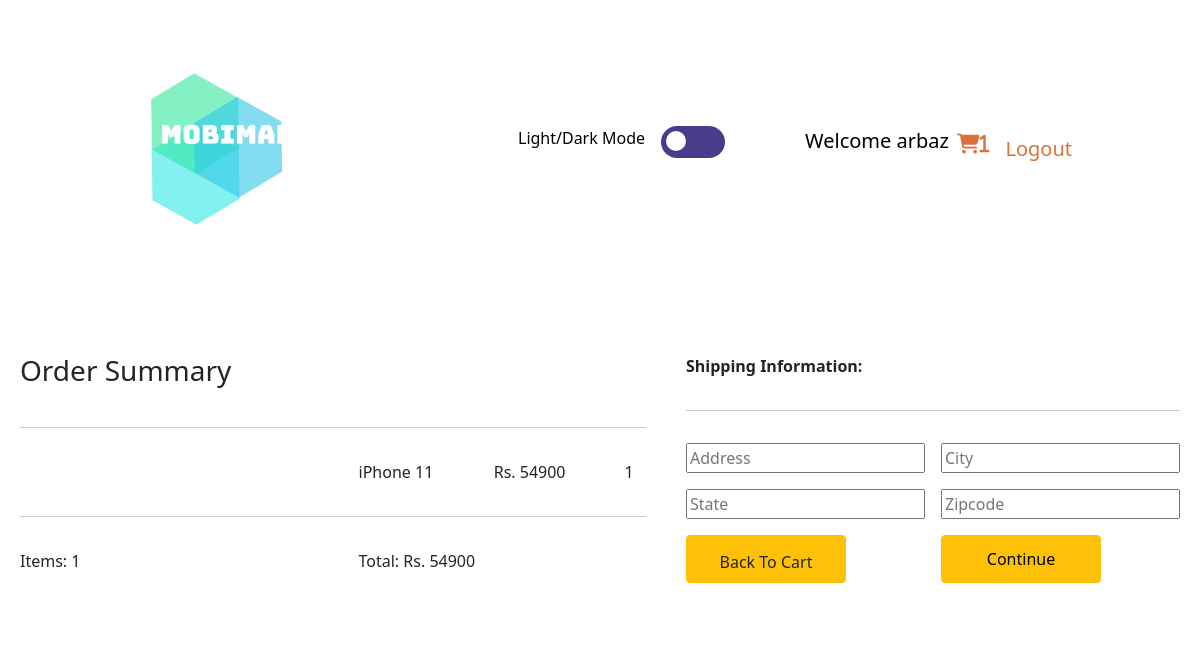
/checkout (signed in), run on the app's committed database.
### customer/models.py (models this page shows, shortened)
class Order(models.Model):
    customer = models.ForeignKey(Customer, on_delete=models.SET_NULL, blank = True, null = True)
    date_ordered = models.DateTimeField(auto_now_add=True)
    complete = models.BooleanField(default=False, null=True, blank=False)
    transaction_id = models.CharField(max_length=200,null=True)
    @property
    def get_cart_total(self):
        orderitems = self.orderitem_set.all()
        total = sum([item.get_total for item in orderitems])
        return total
    def get_cart_items(self):
        orderitems = self.orderitem_set.all()
        total = sum([item.quantity for item in orderitems])
        return total

class OrderItem(models.Model):
    product = models.ForeignKey(Product,on_delete=models.CASCADE, blank=True, null=True)
    order = models.ForeignKey(Order, on_delete=models.CASCADE, blank=True, null=True)
    quantity = models.IntegerField(default=0,null=True, blank=True)
    date_added = models.DateTimeField(auto_now_add=True)
    @property
    def get_total(self):
        total = self.product.price * self.quantity
        return total

class Product(models.Model):
    compName = models.CharField(max_length=30)
    mobName = models.CharField(max_length=50)
    link = models.CharField(max_length=1000)
    price = models.IntegerField()

### customer/views.py (the view)
# urls.py: path("checkout",views.checkout,name="checkout"),
def checkout(request):
    if request.user.is_authenticated:
        customer = request.user.customer
        order, created = Order.objects.get_or_create(customer=customer, complete=False)
        items = order.orderitem_set.all()
    else:
        items = []
        order = {'get_cart_total':0, 'get_cart_item': 0}
    context = {'items':items, 'order':order}
    return render(request,"checkout.html", context)

### templates/checkout.html (shortened to what this page needs)
{% extends 'base.html' %}
{% load static %}
{% block content %}
<div class="container-fluid center">
    <div class="row align-items-start">
        <div class="col first_col">
            <table class="table table-borderless">
                <tr>
                    <td colspan=1>
                        <h3>Order Summary</h3>
                    </td>
                </tr>
                <tr>
                    <td colspan=4>
                        <hr>
                    </td>
                </tr>
                {% for item in items %}
                <tr>
                    <td><img src="{{item.product.link}}" width="20%" alt=""></td>
                    <td>{{item.product.mobName}}</td>
                    <td>Rs. {{item.product.price}}</td>
                    <td>{{item.quantity}}</td>
                </tr>
                {% endfor %}
                <tr>
                    <td colspan=4>
                        <hr>
                    </td>
                </tr>
                <tr>
                    <td colspan="1">Items: {{order.get_cart_items}}</td>
                    <td colspan="3">Total: Rs. {{order.get_cart_total}}</td>
                </tr>
            </table>
    </div>
<div class="col">
<form id="form" action="">
    <table class="table table-borderless">
        <tr>
            <td colspan=2><b>Shipping Information:</b></td>
        </tr>
        <tr>
            <td colspan=2>
                <hr>
            </td>
        </tr>
        <tr>
            <td>
                <input type="text" name="address" placeholder="Address" autofocus>
            </td>
            <td>
                <input type="text" name="city" placeholder="City">
            </td>
        </tr>
        <tr>
            <td>
                <input type="text" name="state" placeholder="State">
            </td>
            <td>
                <input type="text" name="zipcode" placeholder="Zipcode">
            </td>
        </tr>
        <tr>
            <td>
                <button class="btn btn-warning"><a class="nav-link link-dark" href="cart">Back To Cart</a></button>
            </td>
            <td>
                <button type="submit" id="continue" class="btn btn-warning">Continue</button>
            </td>
        </tr>
    </table>
</form>
</div>
<div class="row">
</div>
{% endblock %}

### templates/base.html (shortened to what this page needs)
{% load static %}
<!DOCTYPE html>
<html lang="en">
<head>
    {% load static %}
    <link rel="stylesheet" href="{% static 'css/style.css' %}">
    <link href="https://cdn.jsdelivr.net/npm/bootstrap@5.0.0-beta1/dist/css/bootstrap.min.css" rel="stylesheet"
>
</head>
<body>
    <div class="themechange">
    <div class="title">
        <nav class="navbar navbar-expand-lg navbar-dark">
            <div class="container-fluid">
                <a href="/" class="navbar-brand"><img src="{% static 'images/Logo.png' %}" alt="Logo" srcset=""></a>
                <ul class="navbar-nav">
                    <p>Light/Dark Mode</p>
                        <div class="switch">
                            <span class="btn-toggle"></span>
                        </div>
                    {% if user.is_authenticated %}
                    <li class="nav-item">
                        Welcome {{user.first_name}}
                    </li>
                    <li class="nav-item">
                        <a href="cart"><i class="fas fa-shopping-cart nav-link">{{order.get_cart_items}}</i></a>
                    </li>
                    <li class="nav-item">
                        <a href="logout" class="nav-link">Logout</a>
                    </li>
                    {% endif %}
                </ul>
            </div>
        </nav>
    </div>
    {% block content %}
    {% endblock %}
    </div>
</body>
</html>

### static/css/style.css (style rules this page uses)
body { font-family: 'Roboto', sans-serif; }
.title { padding: 3% 9% 5%; }
.navbar-dark .navbar-nav .nav-link { color: #da723c !important; }
.themechange { background-color: white; color: black; }
.navbar { padding-bottom: 5%; }
.navbar-brand { font-size: 1.5rem; }
.nav-item { font-size: 1.25rem; }
.row { padding-top: 2%; }
.switch { display: flex; border-radius: 50px; width: 4rem; height: 2rem; padding: .3rem; background-color: darkslateblue; transition: background-color .2s; cursor: pointer; float: right; margin-right: 5rem; margin-left: 1rem; }
.btn-toggle { width: 20px; height: 20px; border-radius: 20px; background-color: white; transition: transform .1s; }
.first_col { flex-grow: 3 !important; }
.btn-warning { width: 10rem; height: 3rem; }

### data on the page
Order: get_cart_items "1", get_cart_total "54900"
OrderItem: product.mobName "iPhone 11", product.price "54900", quantity "1"

### other printed values
{{ user.first_name }} "arbaz"
